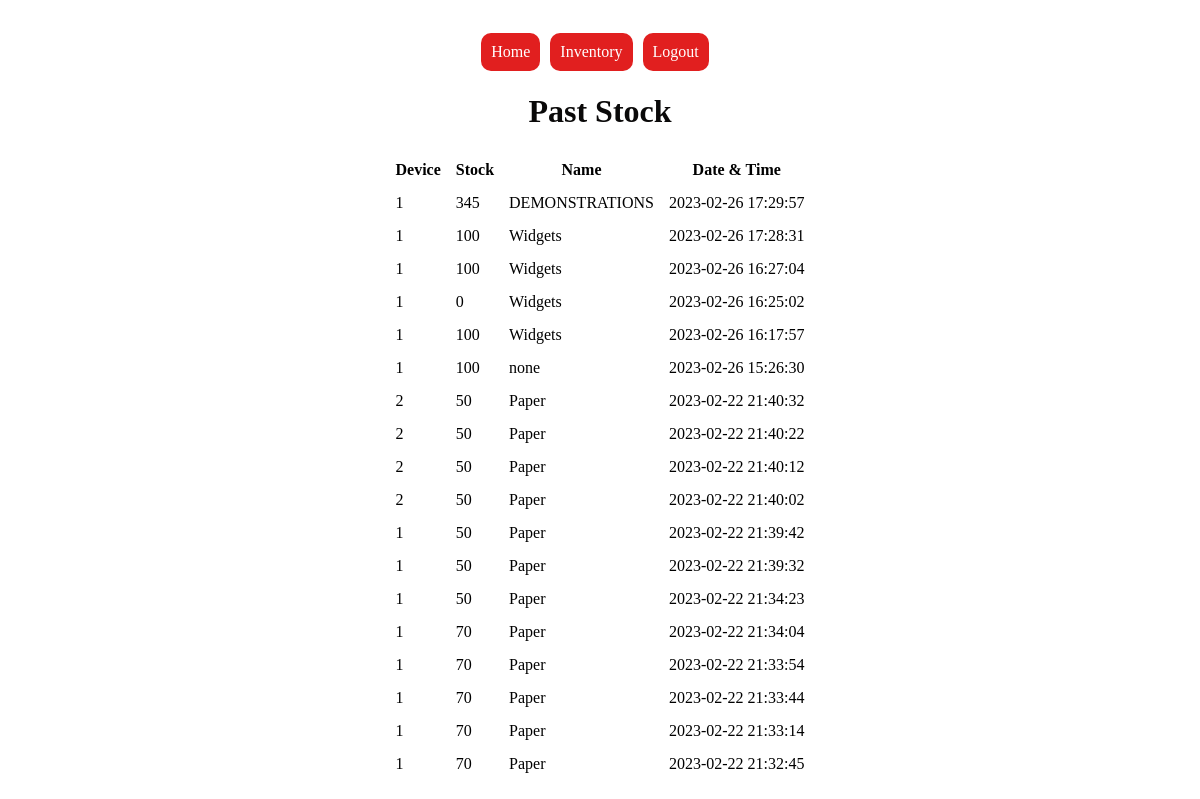
The app's page /esp-data.php with its own data.
### tables this page shows
CREATE TABLE `inventory` (
  `id` int(11) NOT NULL,
  `device` varchar(10) NOT NULL,
  `stock` int(5) NOT NULL,
  `name` varchar(30) NOT NULL,
  `date` datetime NOT NULL
);

### esp-data.php (the view, shortened to what this page needs)
<!DOCTYPE html>
<html><body>
<head>
  <link rel="stylesheet" type="text/css" href="background.css">
  <div id="container">
    <a href="logout.php">Logout</a>
    <a href="inventory.php">Inventory</a>
    <a href="home.php">Home</a>
  </div>
  <h1>Past Stock</h1>
</head>
<?php
$servername = "localhost";
$dbname = "wherehouse_data";
$username = "root";
$password = "";
$conn = new mysqli($servername, $username, $password, $dbname);
$sql = "SELECT device, stock, name, date FROM inventory ORDER BY date DESC";
echo '<table cellspacing="5" cellpadding="5">
      <tr>
        <th>Device</th>
        <th>Stock</th>
        <th>Name</th>
        <th>Date & Time</th>
      </tr>';
if ($result = $conn->query($sql)) {
    while ($row = $result->fetch_assoc()) {
        $row_id = $row["device"];
        $stock = $row["stock"];
        $name = $row["name"];
        $led = $row["date"];
        echo '<tr>
                <td>' . $row_id . '</td>
                <td>' . $stock . '</td>
                <td>' . $name . '</td>
                <td>' . $led . '</td>
              </tr>';
    }
}
?>
</table>
</body>
</html>

### background.css (style rules this page uses)
body { background-color: #fff; display: flex; justify-content: center; align-items: center; height: 100vh; flex-direction: column; }
* { font-family: 'Times New Roman', Times, serif; box-sizing: padding-box; }
h1 { text-align: center; color: rgb(10, 9, 9); }
a { float: right; background: rgb(225, 31, 31); padding: 10px; color: #fff; border-radius: 10px; margin-right: 10px; border: none; text-decoration: none; }
#container { text-align: center; }

### records on screen
inventory: device "1", stock "345", name "DEMONSTRATIONS", date "2023-02-26 17:29:57"
inventory: device "1", stock "100", name "Widgets", date "2023-02-26 17:28:31"
inventory: device "1", stock "100", name "Widgets", date "2023-02-26 16:27:04"
inventory: device "1", stock "0", name "Widgets", date "2023-02-26 16:25:02"
inventory: device "1", stock "100", name "Widgets", date "2023-02-26 16:17:57"
inventory: device "1", stock "100", name "none", date "2023-02-26 15:26:30"
inventory: device "2", stock "50", name "Paper", date "2023-02-22 21:40:32"
inventory: device "2", stock "50", name "Paper", date "2023-02-22 21:40:22"
inventory: device "2", stock "50", name "Paper", date "2023-02-22 21:40:12"
inventory: device "2", stock "50", name "Paper", date "2023-02-22 21:40:02"
inventory: device "1", stock "50", name "Paper", date "2023-02-22 21:39:42"
inventory: device "1", stock "50", name "Paper", date "2023-02-22 21:39:32"
inventory: device "1", stock "50", name "Paper", date "2023-02-22 21:34:23"
inventory: device "1", stock "70", name "Paper", date "2023-02-22 21:34:04"
inventory: device "1", stock "70", name "Paper", date "2023-02-22 21:33:54"
inventory: device "1", stock "70", name "Paper", date "2023-02-22 21:33:44"
inventory: device "1", stock "70", name "Paper", date "2023-02-22 21:33:14"
inventory: device "1", stock "70", name "Paper", date "2023-02-22 21:32:45"
